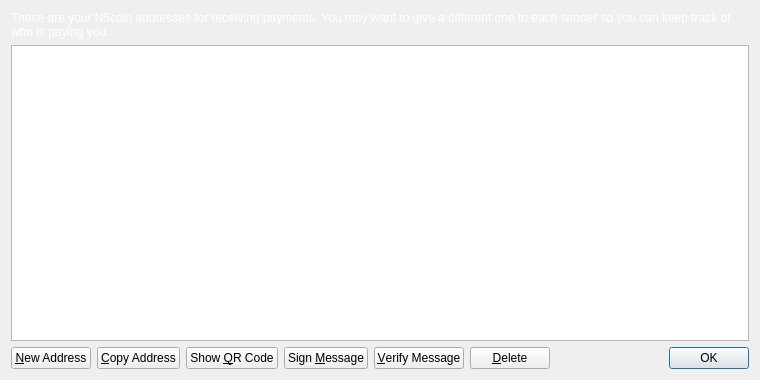
<?xml version="1.0" encoding="UTF-8"?>
<ui version="4.0">
 <class>AddressBookPage</class>
 <widget class="QWidget" name="AddressBookPage">
  <property name="geometry">
   <rect>
    <x>0</x>
    <y>0</y>
    <width>760</width>
    <height>380</height>
   </rect>
  </property>
  <property name="palette">
   <palette>
    <active>
     <colorrole role="WindowText">
      <brush brushstyle="SolidPattern">
       <color alpha="255">
        <red>255</red>
        <green>255</green>
        <blue>255</blue>
       </color>
      </brush>
     </colorrole>
    </active>
    <inactive>
     <colorrole role="WindowText">
      <brush brushstyle="SolidPattern">
       <color alpha="255">
        <red>255</red>
        <green>255</green>
        <blue>255</blue>
       </color>
      </brush>
     </colorrole>
    </inactive>
    <disabled>
     <colorrole role="WindowText">
      <brush brushstyle="SolidPattern">
       <color alpha="255">
        <red>120</red>
        <green>120</green>
        <blue>120</blue>
       </color>
      </brush>
     </colorrole>
    </disabled>
   </palette>
  </property>
  <property name="windowTitle">
   <string>Address Book</string>
  </property>
  <layout class="QVBoxLayout" name="verticalLayout">
   <item>
    <widget class="QLabel" name="labelExplanation">
     <property name="text">
      <string>These are your N5coin addresses for receiving payments. You may want to give a different one to each sender so you can keep track of who is paying you.</string>
     </property>
     <property name="textFormat">
      <enum>Qt::PlainText</enum>
     </property>
     <property name="wordWrap">
      <bool>true</bool>
     </property>
    </widget>
   </item>
   <item>
    <widget class="QTableView" name="tableView">
     <property name="contextMenuPolicy">
      <enum>Qt::CustomContextMenu</enum>
     </property>
     <property name="toolTip">
      <string>Double-click to edit address or label</string>
     </property>
     <property name="tabKeyNavigation">
      <bool>false</bool>
     </property>
     <property name="alternatingRowColors">
      <bool>true</bool>
     </property>
     <property name="selectionMode">
      <enum>QAbstractItemView::SingleSelection</enum>
     </property>
     <property name="selectionBehavior">
      <enum>QAbstractItemView::SelectRows</enum>
     </property>
     <property name="sortingEnabled">
      <bool>true</bool>
     </property>
     <attribute name="verticalHeaderVisible">
      <bool>false</bool>
     </attribute>
    </widget>
   </item>
   <item>
    <layout class="QHBoxLayout" name="horizontalLayout">
     <item>
      <widget class="QPushButton" name="newAddressButton">
       <property name="toolTip">
        <string>Create a new address</string>
       </property>
       <property name="text">
        <string>&amp;New Address</string>
       </property>
       <property name="icon">
        <iconset resource="../bitcoin.qrc">
         <normaloff>:/icons/add</normaloff>:/icons/add</iconset>
       </property>
      </widget>
     </item>
     <item>
      <widget class="QPushButton" name="copyToClipboard">
       <property name="toolTip">
        <string>Copy the currently selected address to the system clipboard</string>
       </property>
       <property name="text">
        <string>&amp;Copy Address</string>
       </property>
       <property name="icon">
        <iconset resource="../bitcoin.qrc">
         <normaloff>:/icons/editcopy</normaloff>:/icons/editcopy</iconset>
       </property>
      </widget>
     </item>
     <item>
      <widget class="QPushButton" name="showQRCode">
       <property name="text">
        <string>Show &amp;QR Code</string>
       </property>
       <property name="icon">
        <iconset resource="../bitcoin.qrc">
         <normaloff>:/icons/qrcode</normaloff>:/icons/qrcode</iconset>
       </property>
      </widget>
     </item>
     <item>
      <widget class="QPushButton" name="signMessage">
       <property name="toolTip">
        <string>Sign a message to prove you own a N5coin address</string>
       </property>
       <property name="text">
        <string>Sign &amp;Message</string>
       </property>
       <property name="icon">
        <iconset resource="../bitcoin.qrc">
         <normaloff>:/icons/edit</normaloff>:/icons/edit</iconset>
       </property>
      </widget>
     </item>
     <item>
      <widget class="QPushButton" name="verifyMessage">
       <property name="toolTip">
        <string>Verify a message to ensure it was signed with a specified N5coin address</string>
       </property>
       <property name="text">
        <string>&amp;Verify Message</string>
       </property>
       <property name="icon">
        <iconset resource="../bitcoin.qrc">
         <normaloff>:/icons/transaction_0</normaloff>:/icons/transaction_0</iconset>
       </property>
      </widget>
     </item>
     <item>
      <widget class="QPushButton" name="deleteButton">
       <property name="toolTip">
        <string>Delete the currently selected address from the list</string>
       </property>
       <property name="text">
        <string>&amp;Delete</string>
       </property>
       <property name="icon">
        <iconset resource="../bitcoin.qrc">
         <normaloff>:/icons/remove</normaloff>:/icons/remove</iconset>
       </property>
      </widget>
     </item>
     <item>
      <spacer name="horizontalSpacer">
       <property name="orientation">
        <enum>Qt::Horizontal</enum>
       </property>
       <property name="sizeHint" stdset="0">
        <size>
         <width>40</width>
         <height>20</height>
        </size>
       </property>
      </spacer>
     </item>
     <item>
      <widget class="QDialogButtonBox" name="buttonBox">
       <property name="sizePolicy">
        <sizepolicy hsizetype="Maximum" vsizetype="Fixed">
         <horstretch>0</horstretch>
         <verstretch>0</verstretch>
        </sizepolicy>
       </property>
       <property name="standardButtons">
        <set>QDialogButtonBox::Ok</set>
       </property>
      </widget>
     </item>
    </layout>
   </item>
  </layout>
 </widget>
 <resources>
  <include location="../bitcoin.qrc"/>
 </resources>
 <connections/>
</ui>
